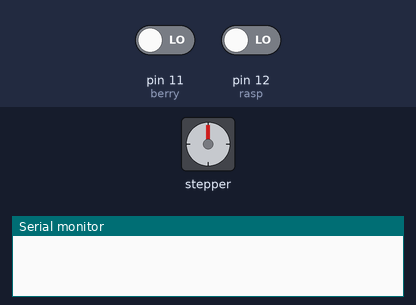
A sketch run on a simulated Arduino Uno, built with avr-gcc and run on an emulated ATmega328P. Parts: stepper motor, the last lines printed to the serial monitor. The inputs (shaded band) are chosen by the test bench; at power-on: pin 12 (rasp) LOW, pin 11 (berry) LOW. Stepper angles assume 400 steps per turn.

Above: at 1.2 s.
1.3 s: pin 12 (rasp) driven HIGH
At 1.45 s:
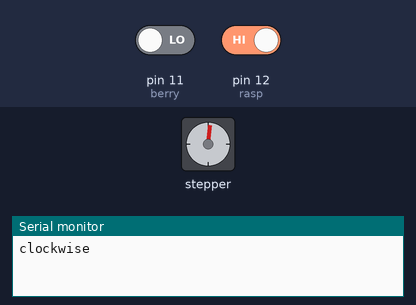
At 2.05 s:
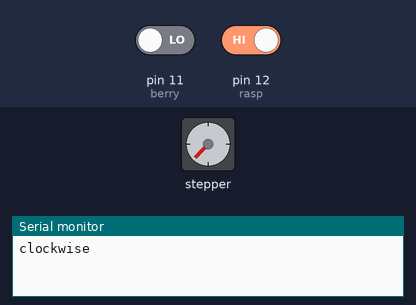
4.3 s: pin 12 (rasp) driven LOW
At 4.8 s:
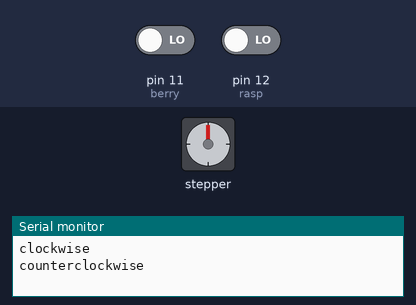
Timing chart, 0 to 7.3 s (numbered marks = the images above; inputs shaded):
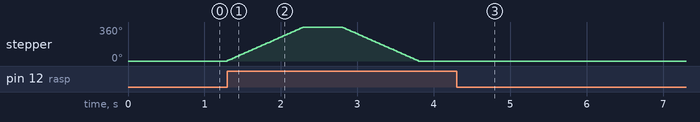

Measured:
- after the input at 1.3 s, stepper: turns 360° clockwise in 0.99 s, then 360° counter-clockwise in 0.99 s
- after the input at 4.3 s, stepper: stays 0° (without the input it goes to 7° after 0.02 s)

The sketch:

stepper_fow_back.ino
```cpp
#include <Stepper.h>

const int rasp = 12;
const int berry = 11;
const int stepsPerRevolution = 400;  // number of steps per revolution
int caller1 = 0;
int caller2 = 0;


Stepper myStepper1(stepsPerRevolution, 2, 4, 3, 5);
//Stepper myStepper2(stepsPerRevolution, 6, 8, 7, 9);

void setup() {
  // set the speed at 60 rpm:
  myStepper1.setSpeed(60);
//  myStepper2.setSpeed(60);
  // initialize the serial port:
  pinMode(rasp, INPUT);
  pinMode(berry, INPUT);
  Serial.begin(9600);
}

void loop() {

  caller1 = digitalRead(rasp);
  caller2 = digitalRead(berry);

  if (caller1 == HIGH)
  {
  // step one revolution  in one direction:
  Serial.println("clockwise");
  myStepper1.step(stepsPerRevolution);
  delay(500);

  // step one revolution in the other direction:
  Serial.println("counterclockwise");
  myStepper1.step(-stepsPerRevolution);
  delay(500);
  }


// if (caller2 == HIGH)
//  {
//  // step one revolution  in one direction:
//  Serial.println("clockwise");
//  myStepper2.step(stepsPerRevolution);
//  delay(500);
//
//  // step one revolution in the other direction:
//  Serial.println("counterclockwise");
//  myStepper2.step(-stepsPerRevolution);
//  delay(500);
//  }

}
```
